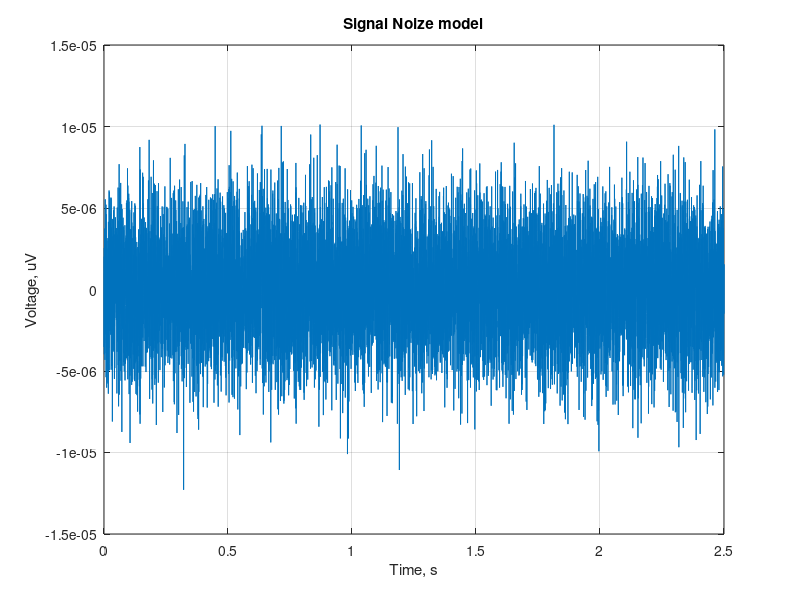
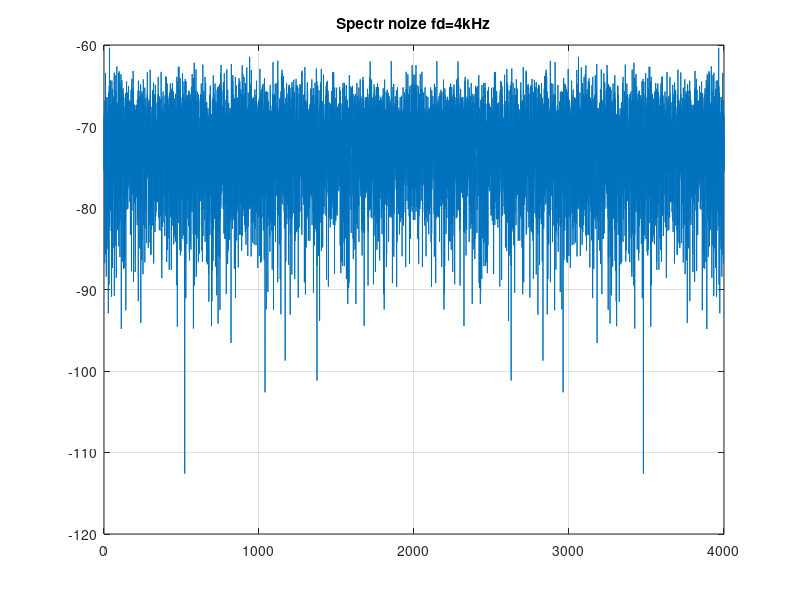

The MATLAB script that drew these images, in order: (Note: this script raises an error after producing the figures.)
% digital filter 
% 32bit signal 
clear;
clc;
% noize 4ksapmle 16uV
N = 1e4;
noize_level = 6e-6;        % level noize
f_dateRate = 4e3;           % f_dateRate

t = 1/f_dateRate:1/f_dateRate:N/f_dateRate;

Gause_Voltage = (noize_level/2).*wgn(N,1,0); 

Gause_Voltage = Gause_Voltage';% + sin(2*pi*10.*t);

%% graph signal noize
figure();
plot(t, Gause_Voltage); grid;
ylabel('Voltage, uV');
xlabel('Time, s');
title('Signal Noize model');


%% graph spectr
figure();
S = fft(Gause_Voltage);
df = f_dateRate/N : f_dateRate/N : f_dateRate;
plot(df, 20.*log10(abs(S))); grid;
title("Spectr noize fd=4kHz");


%% my Filter
% Coeff = FIR_FILTER_LPF(500, 4000, 60, 16);
Coeff = FIR_FILTER_HPF(1000, 4000, 60, 64);
out_FIR_HPF = FIR_FILTER(Gause_Voltage, Coeff);
out_Proc = Gause_Voltage - out_FIR_HPF;
Coeff = FIR_FILTER_LPF(800, 4000, 60, 32);
out_FIR_LPF = FIR_FILTER(out_Proc, Coeff);
figure();
plot(t, Gause_Voltage, t, out_FIR_LPF); grid;
ylabel('Voltage, uV');
xlabel('Time, s');
title('Signal Noize filter model');
figure();
S = fft(out_FIR_LPF);
df = f_dateRate/N : f_dateRate/N : f_dateRate;
plot(df, 20.*log10(abs(S))); grid;
title("Spectr noize my filter fd=4kHz");
%% graph median Filter impulse pomeh
figure();
vect_signal_median = medfilt1(Gause_Voltage,9);

Wind = 101;

for i = 1 : N
    if (i > floor(Wind/2) && i <= N-floor(Wind/2))
        sig_sort = sort_buble(Gause_Voltage(i-floor(Wind/2):(i+floor(Wind/2))), Wind);
        
        std_array = stdArrow(Gause_Voltage(i-floor(Wind/2):(i+floor(Wind/2))), Wind);
        corr_vect = auto_corr(Gause_Voltage(i-floor(Wind/2):(i+floor(Wind/2))), Wind);
        
        vect_signal_med(i) = sig_sort(round(Wind/2));
        summ = 0;
        buff = Gause_Voltage(i-floor(Wind/2):(i+floor(Wind/2)));
        for j = 1 : Wind
            summ = summ + buff(j);
        end;
        Moving_Aver(i) = summ/Wind;
        stdFilter(i) = Gause_Voltage(i) - std_array;
    else
        vect_signal_med(i) = 0;
        Moving_Aver(i) = 0;
        stdFilter(i) = 0;
    end;
end;

out_FIR = FIR_FILTER(Gause_Voltage, [1 1 1 1 1 1 1 1]);

plot(t, Gause_Voltage, t, vect_signal_median, t, vect_signal_med, t, out_FIR); grid;
ylabel('Voltage, uV');
xlabel('Time, s');
title('Signal Noize median filter model');

%% graph spectr
figure();
S = fft(out_FIR);
df = f_dateRate/N : f_dateRate/N : f_dateRate;
plot(df, abs(S)); grid;
title("Spectr noize median filter fd=4kHz");

% %% Gausse Filter
% W = Num;
% 
% voltage_Gause = filter(W, 1, Gause_Voltage);
% figure();
% 
% plot(t, Gause_Voltage, t, voltage_Gause); grid;
% ylabel('Voltage, uV');
% xlabel('Time, s');
% title('Signal Noize Gausse Filter');
% 
% %% graph spectr
% figure();
% S = fft(voltage_Gause);
% df = f_dateRate/N : f_dateRate/N : f_dateRate;
% plot(df, abs(S)); grid;
% title("Spectr noize Window filter fd=4kHz");

%% filter alpha-betta Kalman 
figure();
dt = 0.4;
alpha = 0.1;
betta = 0.005;

voltage_noze_to = 0;
v_to = 0;

for i = 1 : N

    voltage_noze = voltage_noze_to + (v_to*dt);
    voltage_k = v_to;

    rk = Gause_Voltage(i) - voltage_noze;

    voltage_noze = voltage_noze + alpha*rk;
    voltage_k = voltage_k + (betta*rk)/dt;

    voltage_noze_to = voltage_noze;
    v_to = voltage_k;

    voltage_noze_Kalman(i) = voltage_noze_to;
end;

dr = 0.05; dvx = 1/4e3; T = 0.1; 
qx = 1e-5; qvx = 1e-3;

H = [1 0]; F = [1 T; 0 1]; Q = [qx 0; 0 qvx]; R = dr;

xe = [Gause_Voltage(1); 0];  xf = [Gause_Voltage(1); 0];

De = [dr 0; 0 dvx];
D   = [dr 0; 0 dvx];

aXest = zeros(N,1);

for i=1:N
    xe = F * xf;
    De = F * D * F' + Q;
    
    S  = H*De*H' + R;
    
    K = De * H' / ( H*De*H' + R);
    
    xf = xe + K * (Gause_Voltage(i) - H * xe);
    
    D = ([1 0; 0 1] - K * H) * De;
    
    Kalman_lineir(i) = xf(1);
    
end

subplot(2,1,1); plot(t, Gause_Voltage, t, voltage_noze_Kalman); grid;
ylabel('Voltage, uV');
xlabel('Time, s');
title('Signal Noize Kalman alpha-betta Filter');
subplot(2,1,2); plot(t, Gause_Voltage, t, Kalman_lineir); grid;
ylabel('Voltage, uV');
xlabel('Time, s');
title('Signal Noize Kalman Filter');

%% graph spectr
figure();
S = fft(voltage_noze_Kalman);
S0 = fft(Kalman_lineir);

df = f_dateRate/N : f_dateRate/N : f_dateRate;
subplot(2,1,1); plot(df, abs(S)); grid;
title("Spectr noize Kalman Alpha-Betta Filter fd=4kHz");
subplot(2,1,2); plot(df, abs(S0)); grid;

%title("Spectr noize Kalman Alpha-Betta Filter fd=4kHz");

% %% Autocorrelation algorithm 
% 
% M = 500;
% figure();
% for i = 1 : N
%     if (i > floor(M/2) && i <= N-floor(M/2))
%         
%         buff = Gause_Voltage(i-floor(M/2):(i+floor(M/2)));
%         
%         summ= zeros(1,2*M);
%         for j = 1 : M
%             
%             for ij = 1 : M
%                 summ(j+ij-1) = summ(j+ij-1) + buff(j)*buff(ij);
%             end;
%            
%         end;
%         Autocorr = summ;
% 
%     end;
% end;
% plot(Autocorr);

function sig_sort = sort_buble(buff_buble, Window)
% signal - signal
% Window - window sort buble

for i = 1 : Window
    for j = 1 : Window-i
        %
        if ( buff_buble(j) > buff_buble(j+1) )
            var_buff = buff_buble(j);
            buff_buble(j) = buff_buble(j+1);
            buff_buble(j+1) = var_buff;
        end;
    end;
end;
sig_sort = buff_buble;
end


function std_array = stdArrow(buff_buble, Window)
% signal - signal
% Window - window sort buble
mean = 0;
for i = 1 : Window
    mean = mean + buff_buble(i);
end;

mean = mean/Window;

stds = 0;
for i = 1 : Window
    stds = stds + (mean - buff_buble(i))^2;
end;
std_array = stds/Window;
end


function corr_vect = auto_corr(buff_buble, Window)
% signal - signal
% Window - window sort buble
summ = zeros(1, Window);
for i = 1 : Window
    summ(i) = 0;
    for j = 1 : Window
        if (i-j>0) 
            summ(i) = summ(i) + buff_buble(j)*buff_buble(i-j);
        end;
    end;
end;
corr_vect = summ/Window;
end

function out_FIR = FIR_FILTER(in_FIR, Windw)
% signal - signal
% Window - window sort buble
summ = zeros(1, length(in_FIR));
for i = 1 : length(in_FIR)
    summ(i) = 0;
    for j = 1 : length(Windw)
        if (i-j>0) 
            summ(i) = summ(i) + Windw(j)*in_FIR(i-j);
        end;
    end;
end
out_FIR = summ/length(Windw);
end

function Coeff = FIR_FILTER_LPF(fs, fd, G_dB, N_FIR)
%%
% fs - freqwency fs - 0.7dB
% fd - freqwency f sample 
% Ap - 1;
% An - 0;
N_Fs = fs/fd;
N_Fp = (fd-fs)/fd;
% ones vect
Wind_one = ones(round(N_Fs*N_FIR/2), 1);
% null vect
Wind_null = zeros(round(N_Fp*N_FIR/2), 1);

Amp_g = 10^(-G_dB/20);

for i = 1 : length(Wind_null)
    Wind_null(i) = Amp_g;
end;

Wind = [Wind_one; Wind_null];
Window = [Wind' rot90(rot90(Wind'))];
Coeff = fft(Window);
Coeff = real([Coeff(N_FIR/2+1:N_FIR), Coeff(1:N_FIR/2)]);

Coeff = Coeff;%./sum(Coeff);
stem(Coeff);

title('Coeff FIR Filter');
[h, w] = freqz(Coeff, 1, 512);
figure
plot(w/(pi),20*log10(abs(h)/max(abs(h)))); grid;
%% window FIR
Wind_comp_Hemming = 0.54 - 0.46.*cos(2*pi*(1:length(Coeff))./length(Coeff));
Coeff_Hemming = Coeff.*Wind_comp_Hemming;
figure();
stem(Coeff_Hemming); grid;
title('Coeff FIR LPF Window Filter');
[h, w] = freqz(Coeff_Hemming, 1, 512);
figure
plot(w/(pi),20*log10(abs(h)/max(abs(h)))); grid;
Coeff = Coeff_Hemming;
end



function Coeff = FIR_FILTER_HPF(fs, fd, G_dB, N_FIR)
%%
% fs - freqwency fs - 0.7dB
% fd - freqwency f sample 
% Ap - 1;
% An - 0;
N_Fs = fs/fd;
N_Fp = (fd-fs)/fd;
% ones vect
Wind_one = ones(round(N_Fp*N_FIR/2), 1);
% null vect
Wind_null = zeros(round(N_Fs*N_FIR/2), 1);

Amp_g = 10^(-G_dB/20);

for i = 1 : length(Wind_null)
    Wind_null(i) = Amp_g;
end;

Wind = [Wind_null; Wind_one];
Window = [Wind' rot90(rot90(Wind'))];
Coeff = fft(Window);
Coeff = real([Coeff(N_FIR/2+1:N_FIR), Coeff(1:N_FIR/2)]);

Coeff = Coeff;%./sum(Coeff);
stem(Coeff); grid;
title('Coeff FIR LPF Filter');
[h, w] = freqz(Coeff, 1, 512);
figure
plot(w/(pi),20*log10(abs(h)/max(abs(h)))); grid;

%% window FIR
Wind_comp_Hemming = 0.54 - 0.46.*cos(2*pi*(1:length(Coeff))./length(Coeff));
Coeff_Hemming = Coeff.*Wind_comp_Hemming;
figure();
stem(Coeff_Hemming); grid;
title('Coeff FIR LPF Window Filter');
[h, w] = freqz(Coeff_Hemming, 1, 512);
figure
plot(w/(pi),20*log10(abs(h)/max(abs(h)))); grid;

Coeff = Coeff_Hemming;
end